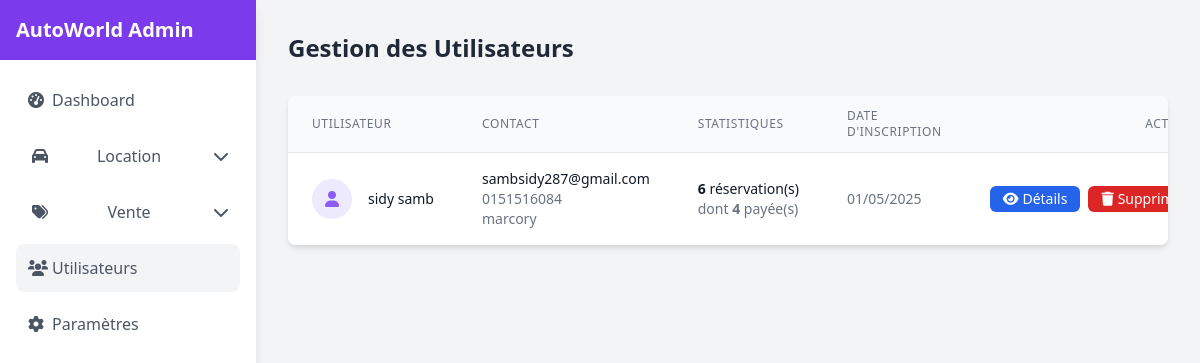
Page /admin/users.php (signed in) on the committed database.
### tables this page shows
CREATE TABLE IF NOT EXISTS `users` (
  `id` int NOT NULL AUTO_INCREMENT,
  `nom` varchar(255) NOT NULL,
  `email` varchar(255) NOT NULL,
  `numero` varchar(20) DEFAULT NULL,
  `adresse` text,
  `mot_de_passe` varchar(255) NOT NULL,
  `created_at` timestamp NULL DEFAULT CURRENT_TIMESTAMP,
  PRIMARY KEY (`id`),
  UNIQUE KEY `email` (`email`)
);

### admin/users.php (the view, shortened to what this page needs)
<?php
require_once 'cnx.php';
try {
    $sql = "SELECT u.*,
            (SELECT COUNT(*) FROM reservations r WHERE r.user_id = u.id) as nb_reservations,
            (SELECT COUNT(*) FROM reservations r WHERE r.user_id = u.id AND r.statut = 'payé') as nb_reservations_payees
            FROM users u
            ORDER BY u.created_at DESC";
    $stmt = $conn->query($sql);
    $users = $stmt->fetchAll(PDO::FETCH_ASSOC);
} catch(PDOException $e) {
    $_SESSION['error'] = "Erreur lors de la récupération des utilisateurs : " . $e->getMessage();
}
?>
<!DOCTYPE html>
<html lang="fr">
<head>
    <link href="https://cdn.jsdelivr.net/npm/tailwindcss@2.2.19/dist/tailwind.min.css" rel="stylesheet">
    <link rel="stylesheet" href="https://cdnjs.cloudflare.com/ajax/libs/font-awesome/6.0.0/css/all.min.css">
</head>
<body class="bg-gray-100">
    <?php require_once 'components/sidebar.php'; ?>
    <div class="ml-64 p-8">
        <div class="flex justify-between items-center mb-8">
            <h1 class="text-2xl font-bold text-gray-800">Gestion des Utilisateurs</h1>
        </div>
        <div class="bg-white shadow-md rounded-lg overflow-hidden">
            <table class="min-w-full divide-y divide-gray-200">
                <thead class="bg-gray-50">
                    <tr>
                        <th scope="col" class="px-6 py-3 text-left text-xs font-medium text-gray-500 uppercase tracking-wider">
                            Utilisateur
                        </th>
                        <th scope="col" class="px-6 py-3 text-left text-xs font-medium text-gray-500 uppercase tracking-wider">
                            Contact
                        </th>
                        <th scope="col" class="px-6 py-3 text-left text-xs font-medium text-gray-500 uppercase tracking-wider">
                            Statistiques
                        </th>
                        <th scope="col" class="px-6 py-3 text-left text-xs font-medium text-gray-500 uppercase tracking-wider">
                            Date d'inscription
                        </th>
                        <th scope="col" class="px-6 py-3 text-right text-xs font-medium text-gray-500 uppercase tracking-wider">
                            Actions
                        </th>
                    </tr>
                </thead>
                <tbody class="bg-white divide-y divide-gray-200">
                    <?php foreach ($users as $user): ?>
                        <tr>
                            <td class="px-6 py-4 whitespace-nowrap">
                                <div class="flex items-center">
                                    <div class="flex-shrink-0 h-10 w-10 bg-purple-100 rounded-full flex items-center justify-center">
                                        <i class="fas fa-user text-purple-500"></i>
                                    </div>
                                    <div class="ml-4">
                                        <div class="text-sm font-medium text-gray-900">
                                            <?php echo htmlspecialchars($user['nom']); ?>
                                        </div>
                                    </div>
                                </div>
                            </td>
                            <td class="px-6 py-4 whitespace-nowrap">
                                <div class="text-sm text-gray-900"><?php echo htmlspecialchars($user['email']); ?></div>
                                <div class="text-sm text-gray-500"><?php echo htmlspecialchars($user['numero']); ?></div>
                                <?php if ($user['adresse']): ?>
                                    <div class="text-sm text-gray-500"><?php echo htmlspecialchars($user['adresse']); ?></div>
                                <?php endif; ?>
                            </td>
                            <td class="px-6 py-4 whitespace-nowrap">
                                <div class="text-sm text-gray-900">
                                    <span class="font-semibold"><?php echo $user['nb_reservations']; ?></span> réservation(s)
                                </div>
                                <div class="text-sm text-gray-500">
                                    dont <span class="font-semibold"><?php echo $user['nb_reservations_payees']; ?></span> payée(s)
                                </div>
                            </td>
                            <td class="px-6 py-4 whitespace-nowrap text-sm text-gray-500">
                                <?php echo date('d/m/Y', strtotime($user['created_at'])); ?>
                            </td>
                            <td class="px-6 py-4 whitespace-nowrap text-right text-sm font-medium">
                                <div class="flex justify-end space-x-2">
                                    <button onclick="openUserModal(<?php echo htmlspecialchars(json_encode($user)); ?>)"
                                            class="inline-flex items-center px-3 py-1 border border-transparent text-sm leading-4 font-medium rounded-md text-white bg-blue-600 hover:bg-blue-700 focus:outline-none focus:ring-2 focus:ring-offset-2 focus:ring-blue-500">
                                        <i class="fas fa-eye mr-1"></i> Détails
                                    </button>
                                    <button onclick="openDeleteModal(<?php echo $user['id']; ?>)"
                                            class="inline-flex items-center px-3 py-1 border border-transparent text-sm leading-4 font-medium rounded-md text-white bg-red-600 hover:bg-red-700 focus:outline-none focus:ring-2 focus:ring-offset-2 focus:ring-red-500">
                                        <i class="fas fa-trash mr-1"></i> Supprimer
                                    </button>
                                </div>
                            </td>
                        </tr>
                    <?php endforeach; ?>
                </tbody>
            </table>
        </div>
    </div>
</body>
</html>

### rows in the picture
users: nom "sidy samb", email "sambsidy287@gmail.com", numero "0151516084", adresse "marcory", nb_reservations "6", nb_reservations_payees "4", created_at "01/05/2025"
